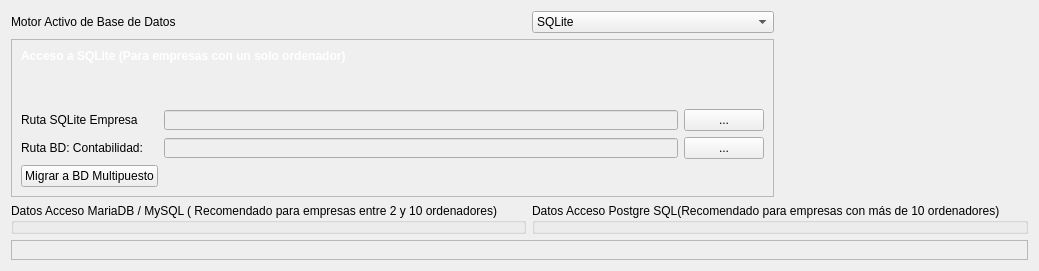
         <widget class="QWidget" name="tabWidgetPage2">
          <attribute name="title">
           <string>Datos conexión Base de datos</string>
          </attribute>
          <layout class="QGridLayout" name="gridLayout_5">
           <item row="0" column="0">
            <widget class="QLabel" name="label_2">
             <property name="text">
              <string>Motor Activo de Base de Datos</string>
             </property>
            </widget>
           </item>
           <item row="6" column="0" colspan="5">
            <widget class="QFrame" name="mysql_frame">
             <property name="enabled">
              <bool>true</bool>
             </property>
             <property name="sizePolicy">
              <sizepolicy hsizetype="Preferred" vsizetype="Maximum">
               <horstretch>0</horstretch>
               <verstretch>0</verstretch>
              </sizepolicy>
             </property>
             <property name="frameShape">
              <enum>QFrame::Shape::StyledPanel</enum>
             </property>
             <property name="frameShadow">
              <enum>QFrame::Shadow::Raised</enum>
             </property>
             <layout class="QGridLayout" name="gridLayout_4"/>
            </widget>
           </item>
           <item row="2" column="0" rowspan="4">
            <widget class="QGroupBox" name="groupBox_8">
             <property name="title">
              <string>Datos Acceso MariaDB / MySQL ( Recomendado para empresas entre 2 y 10 ordenadores)</string>
             </property>
             <widget class="QWidget" name="gridLayoutWidget_2">
              <property name="geometry">
               <rect>
                <x>100</x>
                <y>50</y>
                <width>367</width>
                <height>188</height>
               </rect>
              </property>
              <layout class="QGridLayout" name="gridLayout_19">
               <item row="0" column="3">
                <widget class="QLabel" name="label_84">
                 <property name="text">
                  <string>Puerto:</string>
                 </property>
                </widget>
               </item>
               <item row="4" column="0" colspan="5">
                <widget class="QPushButton" name="pushButton_5">
                 <property name="text">
                  <string>Test Database conexion</string>
                 </property>
                </widget>
               </item>
               <item row="2" column="3" colspan="2">
                <widget class="QLineEdit" name="txtUsuarioMariaDB_2"/>
               </item>
               <item row="1" column="0" colspan="2">
                <widget class="QLabel" name="label_82">
                 <property name="text">
                  <string>Nombre Base de Datos:</string>
                 </property>
                </widget>
               </item>
               <item row="0" column="0">
                <widget class="QLabel" name="label_86">
                 <property name="text">
                  <string>Host:</string>
                 </property>
                </widget>
               </item>
               <item row="0" column="1">
                <widget class="QLineEdit" name="txtHostMariaDB_2"/>
               </item>
               <item row="0" column="4">
                <widget class="QLineEdit" name="lineEdit_17"/>
               </item>
               <item row="3" column="3" colspan="2">
                <widget class="QLineEdit" name="txtPasswordMariaDB_2"/>
               </item>
               <item row="2" column="0" colspan="2">
                <widget class="QLabel" name="label_87">
                 <property name="text">
                  <string>Usuario:</string>
                 </property>
                </widget>
               </item>
               <item row="1" column="3" colspan="2">
                <widget class="QLineEdit" name="lineEdit_16"/>
               </item>
               <item row="3" column="0" colspan="2">
                <widget class="QLabel" name="label_83">
                 <property name="text">
                  <string>Password:</string>
                 </property>
                </widget>
               </item>
              </layout>
             </widget>
            </widget>
           </item>
           <item row="0" column="1" colspan="2">
            <widget class="QComboBox" name="comboBox">
             <item>
              <property name="text">
               <string>SQLite</string>
              </property>
             </item>
             <item>
              <property name="text">
               <string>MariaDB</string>
              </property>
             </item>
             <item>
              <property name="text">
               <string>PostgreSQL</string>
              </property>
             </item>
             <item>
              <property name="text">
               <string>MySQL</string>
              </property>
             </item>
            </widget>
           </item>
           <item row="1" column="0" colspan="3">
            <widget class="QFrame" name="sqlite_frame">
             <property name="enabled">
              <bool>true</bool>
             </property>
             <property name="sizePolicy">
              <sizepolicy hsizetype="Preferred" vsizetype="Maximum">
               <horstretch>0</horstretch>
               <verstretch>0</verstretch>
              </sizepolicy>
             </property>
             <property name="frameShape">
              <enum>QFrame::Shape::StyledPanel</enum>
             </property>
             <property name="frameShadow">
              <enum>QFrame::Shadow::Raised</enum>
             </property>
             <layout class="QGridLayout" name="gridLayout_3">
              <item row="2" column="0">
               <widget class="QLabel" name="label_55">
                <property name="text">
                 <string>Ruta BD: Contabilidad:</string>
                </property>
               </widget>
              </item>
              <item row="2" column="2">
               <widget class="QPushButton" name="btnSeleccionarBDSQLiteConta">
                <property name="text">
                 <string>...</string>
                </property>
               </widget>
              </item>
              <item row="3" column="0">
               <widget class="QPushButton" name="btn_migrar">
                <property name="text">
                 <string>Migrar a BD Multipuesto</string>
                </property>
               </widget>
              </item>
              <item row="1" column="2">
               <widget class="QPushButton" name="btnSelecionarBDSQLite">
                <property name="text">
                 <string>...</string>
                </property>
               </widget>
              </item>
              <item row="1" column="0">
               <widget class="QLabel" name="label_3">
                <property name="text">
                 <string>Ruta SQLite Empresa</string>
                </property>
               </widget>
              </item>
              <item row="0" column="0" colspan="2">
               <widget class="QLabel" name="label_4">
                <property name="text">
                 <string>&lt;html&gt;&lt;head/&gt;&lt;body&gt;&lt;p&gt;&lt;span style=&quot; font-weight:700; color:#ffffff;&quot;&gt;Acceso a SQLite (Para empresas con un solo ordenador)&lt;/span&gt;&lt;/p&gt;&lt;p&gt;&lt;span style=&quot; font-weight:700; color:#ffffff;&quot;&gt;&lt;br/&gt;&lt;/span&gt;&lt;/p&gt;&lt;/body&gt;&lt;/html&gt;</string>
                </property>
               </widget>
              </item>
              <item row="1" column="1">
               <widget class="QLineEdit" name="txtRutaBd">
                <property name="enabled">
                 <bool>false</bool>
                </property>
                <property name="maximumSize">
                 <size>
                  <width>16777215</width>
                  <height>20</height>
                 </size>
                </property>
               </widget>
              </item>
              <item row="2" column="1">
               <widget class="QLineEdit" name="txtruta_bd_conta">
                <property name="enabled">
                 <bool>false</bool>
                </property>
                <property name="maximumSize">
                 <size>
                  <width>16777215</width>
                  <height>20</height>
                 </size>
                </property>
               </widget>
              </item>
             </layout>
            </widget>
           </item>
           <item row="2" column="1" rowspan="4" colspan="4">
            <widget class="QGroupBox" name="groupBox_9">
             <property name="title">
              <string>Datos Acceso Postgre SQL(Recomendado para empresas con más de 10 ordenadores)</string>
             </property>
             <widget class="QWidget" name="gridLayoutWidget">
              <property name="geometry">
               <rect>
                <x>90</x>
                <y>50</y>
                <width>471</width>
                <height>188</height>
               </rect>
              </property>
              <layout class="QGridLayout" name="gridLayout_18">
               <item row="2" column="3" colspan="2">
                <widget class="QLineEdit" name="txtUsuarioMariaDB"/>
               </item>
               <item row="1" column="3" colspan="2">
                <widget class="QLineEdit" name="lineEdit_15"/>
               </item>
               <item row="0" column="4">
                <widget class="QLineEdit" name="lineEdit"/>
               </item>
               <item row="1" column="0" colspan="2">
                <widget class="QLabel" name="label_79">
                 <property name="text">
                  <string>Nombre Base de Datos:</string>
                 </property>
                </widget>
               </item>
               <item row="3" column="0" colspan="2">
                <widget class="QLabel" name="label_81">
                 <property name="text">
                  <string>Password:</string>
                 </property>
                </widget>
               </item>
               <item row="0" column="1">
                <widget class="QLineEdit" name="txtHostMariaDB"/>
               </item>
               <item row="3" column="3" colspan="2">
                <widget class="QLineEdit" name="txtPasswordMariaDB"/>
               </item>
               <item row="0" column="3">
                <widget class="QLabel" name="label_78">
                 <property name="text">
                  <string>Puerto:</string>
                 </property>
                </widget>
               </item>
               <item row="0" column="0">
                <widget class="QLabel" name="label_56">
                 <property name="text">
                  <string>Host:</string>
                 </property>
                </widget>
               </item>
               <item row="2" column="0" colspan="2">
                <widget class="QLabel" name="label_80">
                 <property name="text">
                  <string>Usuario:</string>
                 </property>
                </widget>
               </item>
               <item row="4" column="0" colspan="5">
                <widget class="QPushButton" name="pushButton_4">
                 <property name="text">
                  <string>Test Database conexion</string>
                 </property>
                </widget>
               </item>
              </layout>
             </widget>
            </widget>
           </item>
          </layout>
         </widget>
